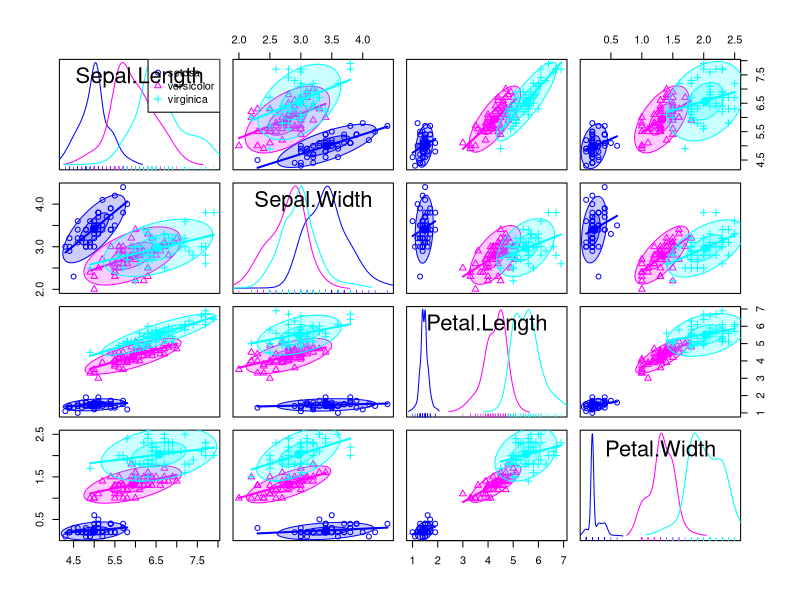
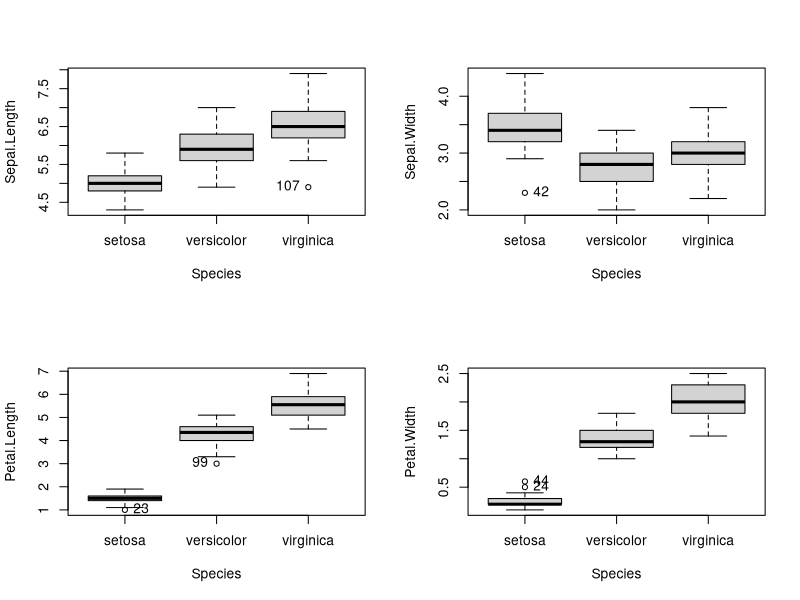
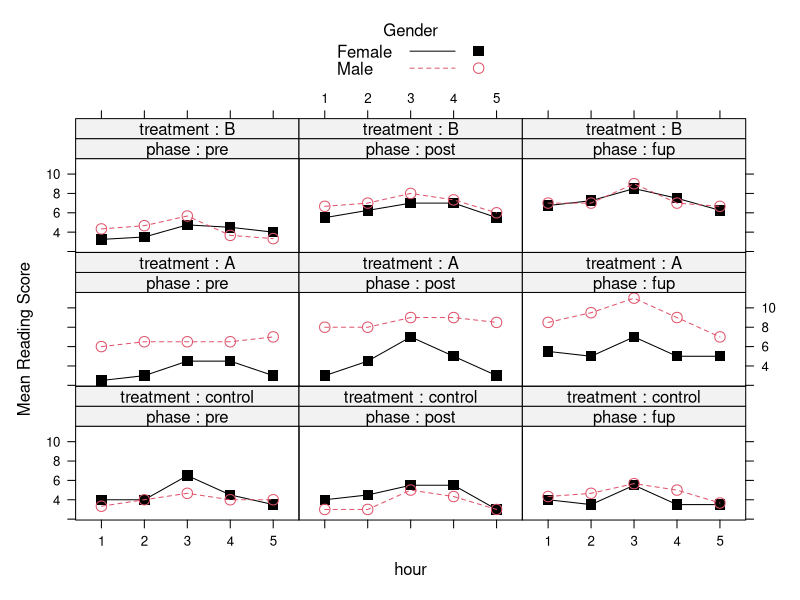

The R script that drew these images, in order:
##-------------------------------------------------------##
## An R Companion to Applied Regression, Second Edition  ##
##   Script for Appendix on Mulivariate Linear Models    ##
##                                                       ##
##    John Fox and Sanford Weisberg                      ##
##    Sage Publications, 2011                            ##
##-------------------------------------------------------##

library(car)
some(iris)

scatterplotMatrix(~ Sepal.Length + Sepal.Width + Petal.Length
    + Petal.Width | Species,
  data=iris, smooth=FALSE, reg.line=FALSE, ellipse=TRUE,
  by.groups=TRUE, diagonal="none")

par(mfrow=c(2, 2))
for (response in c("Sepal.Length", "Sepal.Width", "Petal.Length", "Petal.Width"))
  Boxplot(iris[, response] ~ Species, data=iris, ylab=response)

mod.iris <- lm(cbind(Sepal.Length, Sepal.Width, Petal.Length, Petal.Width)
    ~ Species, data=iris)
class(mod.iris)
mod.iris
summary(mod.iris)

(manova.iris <- Anova(mod.iris))
class(manova.iris)
summary(manova.iris)

anova(mod.iris)

linearHypothesis(mod.iris, "0.5*Speciesversicolor + 0.5*Speciesvirginica",
    verbose=TRUE)
linearHypothesis(mod.iris, "Speciesversicolor = Speciesvirginica",
    verbose=TRUE)

C <- matrix(c(1, -0.5, -0.5,  0, 1, -1), 3, 2)
colnames(C) <- c("setosa vs. versicolor & virginica", "versicolor & virginica")
contrasts(iris$Species) <- C
contrasts(iris$Species)
(mod.iris.2 <- update(mod.iris))
linearHypothesis(mod.iris.2, c(0, 1, 0)) # setosa vs. versicolor & virginica
linearHypothesis(mod.iris.2, c(0, 0, 1)) # versicolor vs. virginica

Anova(mod.iris, imatrix=list(Sepal.Length=matrix(c(1, 0, 0, 0))))

linearHypothesis(mod.iris, c("Speciesversicolor = 0", "Speciesvirginica = 0"),
  P=matrix(c(1, 0, 0, 0))) # equivalent

Anova(lm(Sepal.Length ~ Species, data=iris))


some(OBrienKaiser)
contrasts(OBrienKaiser$treatment)
contrasts(OBrienKaiser$gender)
xtabs(~ treatment + gender, data=OBrienKaiser)

phase <- factor(rep(c("pretest", "posttest", "followup"), c(5, 5, 5)),
    levels=c("pretest", "posttest", "followup"))
hour <- ordered(rep(1:5, 3))
idata <- data.frame(phase, hour)
idata

OBrien.long <- reshape(OBrienKaiser,
    varying=c("pre.1", "pre.2", "pre.3", "pre.4", "pre.5",
        "post.1", "post.2", "post.3", "post.4", "post.5",
        "fup.1", "fup.2", "fup.3",  "fup.4", "fup.5"),
    v.names="score",
    timevar="phase.hour", direction="long")
OBrien.long$phase <- ordered(
      c("pre", "post", "fup")[1 + ((OBrien.long$phase.hour - 1) %/% 5)],
    levels=c("pre", "post", "fup"))
OBrien.long$hour <- ordered(1 + ((OBrien.long$phase.hour - 1) %% 5))
dim(OBrien.long)
head(OBrien.long, 25) # first 25 rows

Means <- as.data.frame(ftable(with(OBrien.long,
    tapply(score, 
        list(treatment=treatment, gender=gender, phase=phase, hour=hour), 
        mean))))
names(Means)[5] <- "score"
dim(Means)
head(Means, 25) # first 25 means

library(lattice)
xyplot(score ~ hour | phase + treatment, groups=gender, type="b",
    strip=function(...) strip.default(strip.names=c(TRUE, TRUE), ...),
    lty=1:2, pch=c(15, 1), col=1:2, cex=1.25,
    ylab="Mean Reading Score", data=Means,
    key=list(title="Gender",  cex.title=1,
      text=list(c("Female", "Male")), lines=list(lty=1:2, col=1:2),
      points=list(pch=c(15, 1), col=1:2, cex=1.25)))

mod.ok <- lm(cbind(pre.1, pre.2, pre.3, pre.4, pre.5,
                     post.1, post.2, post.3, post.4, post.5,
                     fup.1, fup.2, fup.3, fup.4, fup.5) ~  treatment*gender,
                data=OBrienKaiser)
mod.ok

(av.ok <- Anova(mod.ok, idata=idata, idesign=~phase*hour, type=3))

summary(av.ok, multivariate=FALSE)

linearHypothesis(mod.ok, "(Intercept) = 0", idata=idata,
  idesign=~phase*hour, iterms="hour") # test hour main effect

(Hour <- model.matrix(~ hour, data=idata))
linearHypothesis(mod.ok, "(Intercept) = 0",
  P=Hour[ , c(2:5)]) # test hour main effect (equivalent)

linearHypothesis(mod.ok, "(Intercept) = 0", P=Hour[ , 2, drop=FALSE]) # linear
linearHypothesis(mod.ok, "(Intercept) = 0", P=Hour[ , 3, drop=FALSE]) # quadratic
linearHypothesis(mod.ok, "(Intercept) = 0", P=Hour[ , 4, drop=FALSE]) # cubic
linearHypothesis(mod.ok, "(Intercept) = 0", P=Hour[ , 5, drop=FALSE]) # quartic
linearHypothesis(mod.ok, "(Intercept) = 0", P=Hour[ , c(2, 4:5)]) # all non-quadratic
